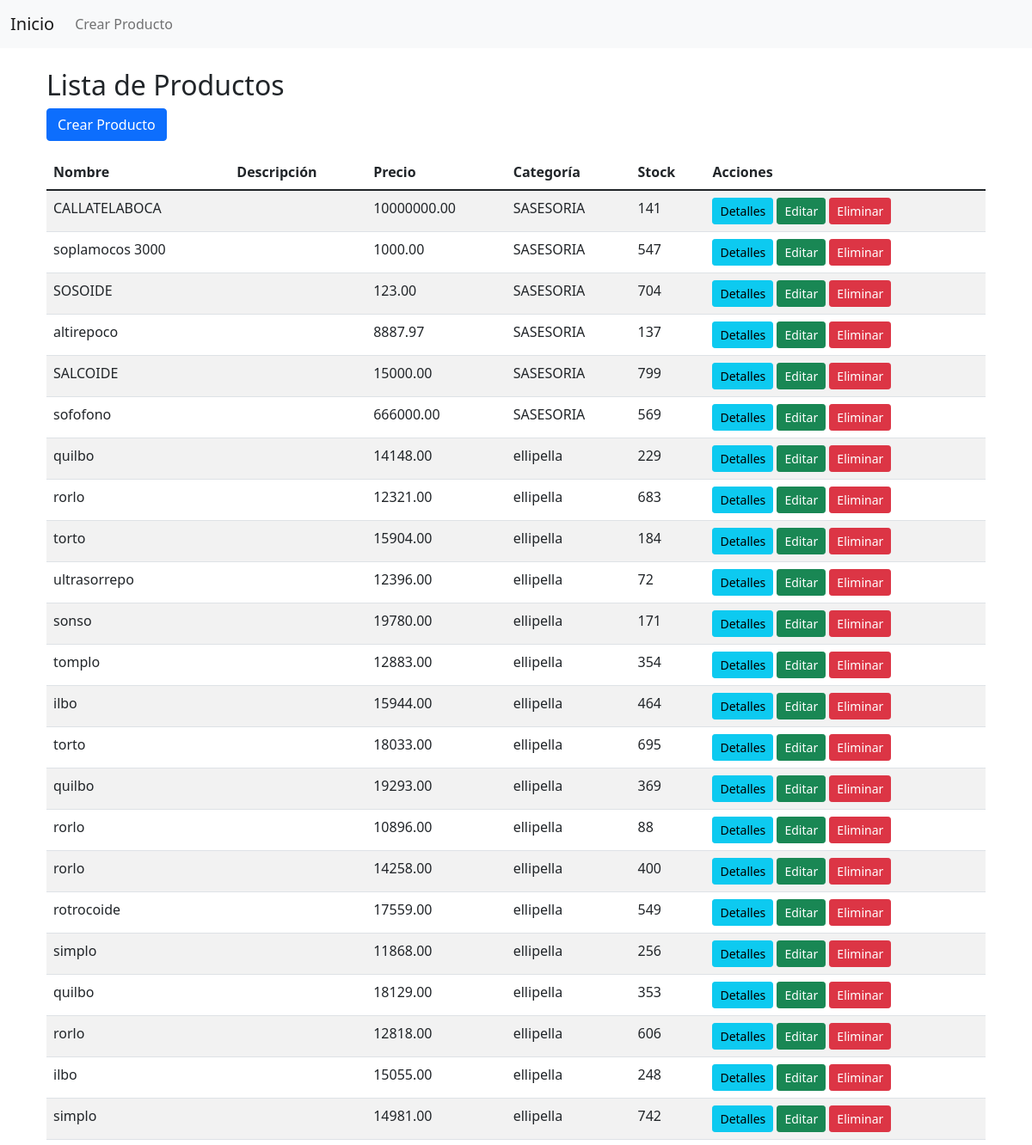
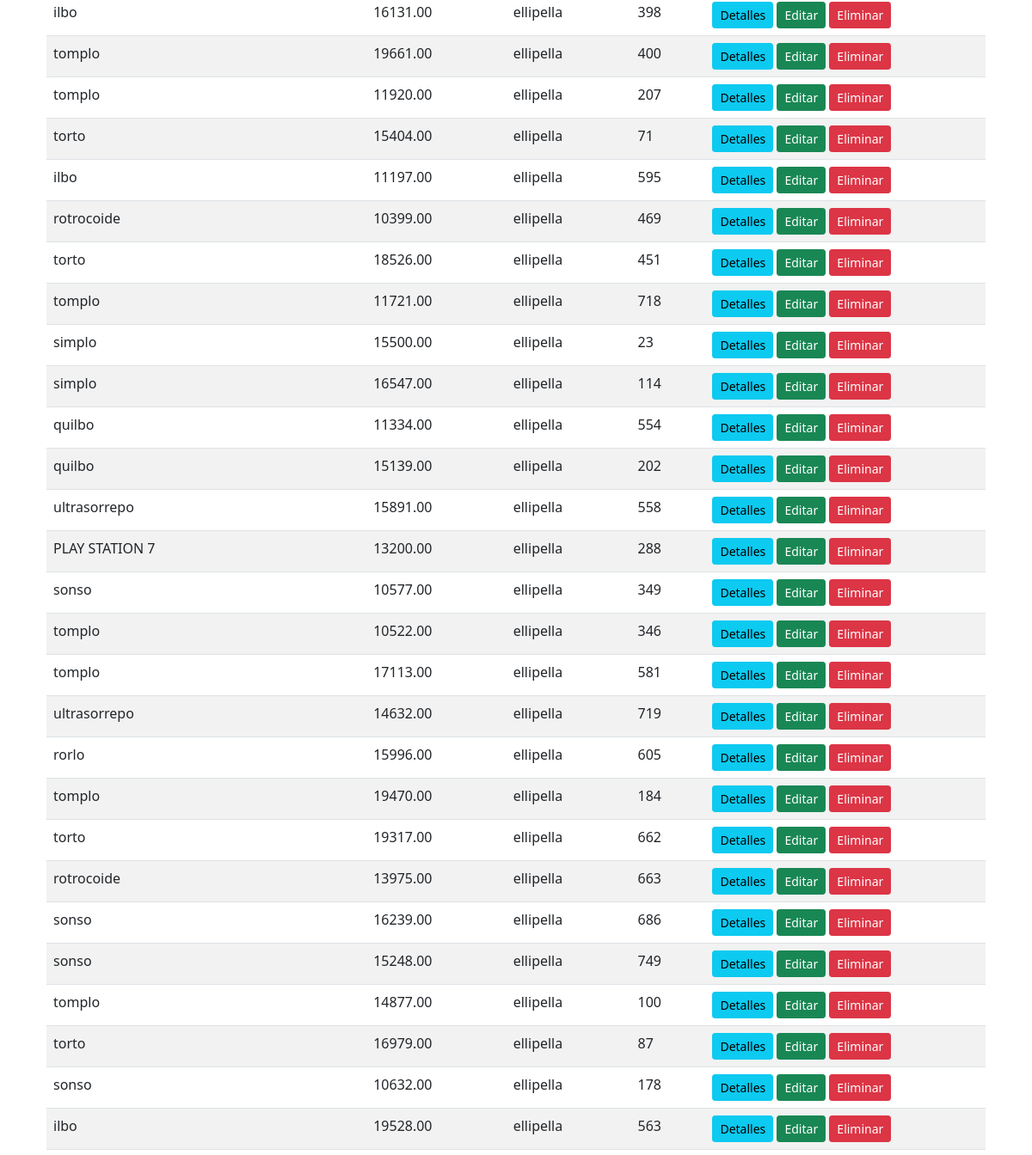
/products/ (upper part), run on an earlier commit of the app's database (2 pictures, top to bottom).
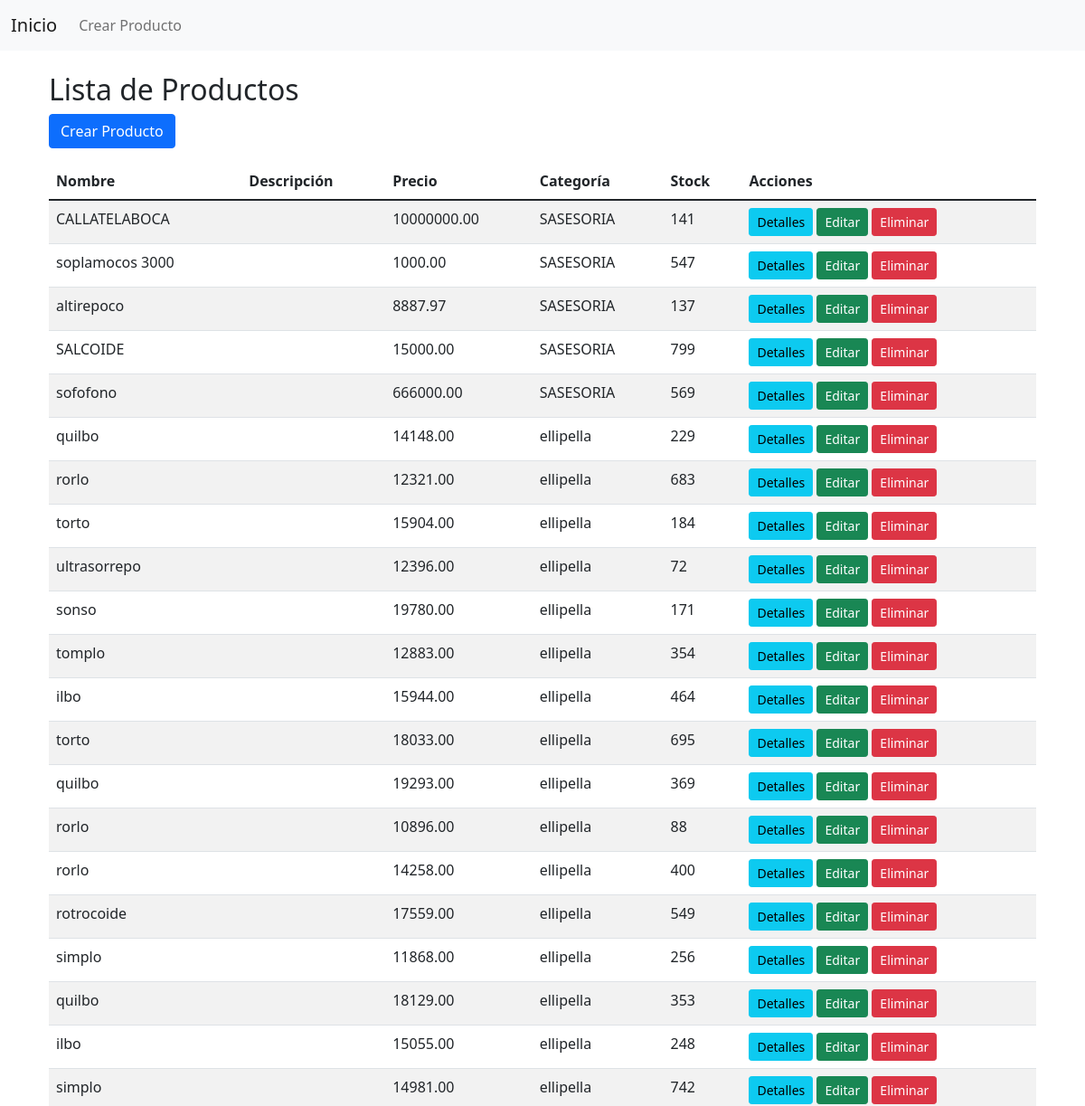
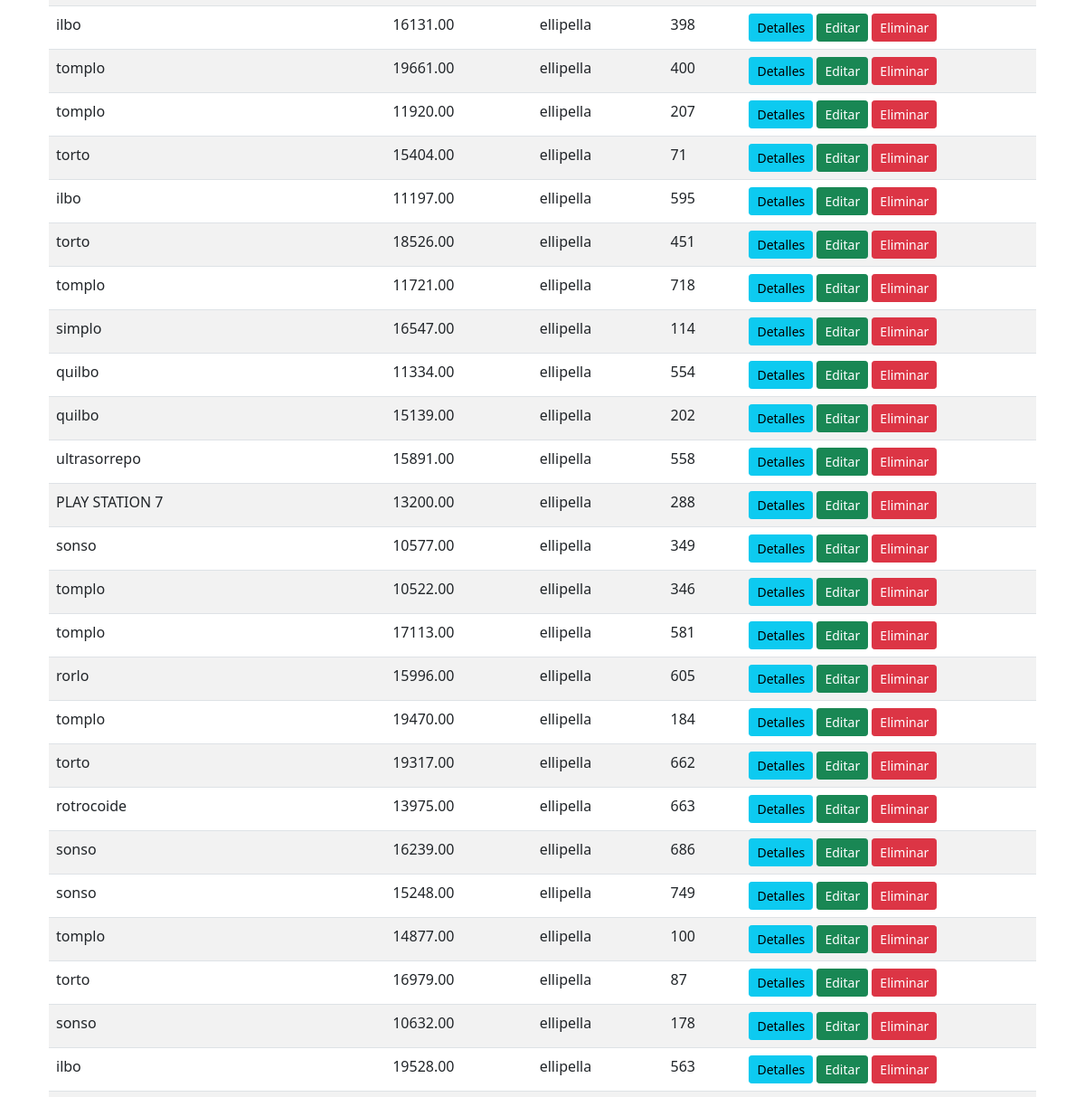
And on a later commit of the database (2 pictures, top to bottom).
### products/models.py (models this page shows, shortened)
class Product(models.Model):
    name = models.CharField(max_length=100)
    desc = models.TextField(null=True, blank=True)
    price = models.DecimalField(max_digits=10, decimal_places=2)
    stock = models.IntegerField(default=777, null=True)
    category = models.ForeignKey(
        Category, on_delete=models.SET_NULL, null=True, blank=True
    )

class Category(models.Model):
    name = models.CharField(max_length=150)

### products/views.py (the view)
def product_list(request):
    products = repo.get_all()
    return render(
        request,
        'products/list.html',
        dict(
            products = products
        )
    )

### products/repositories/product.py (called while the page is built)
    def get_all(self) -> List[Product]:
        return Product.objects.all()

### products/templates/products/list.html
{% extends "products/base.html" %}
{% block content %}
<div class="container mt-3">
    <h2>Lista de Productos</h2>
    <a href="{% url 'product_create' %}" class="btn btn-primary mb-3">Crear Producto</a>
    <table class="table table-striped">
        <thead>
            <tr>
                <th>Nombre</th>
                <th>Descripción</th>
                <th>Precio</th>
                <th>Categoría</th>
                <th>Stock</th>
                <th>Acciones</th>
            </tr>
        </thead>
        <tbody>
            {% for product in products %}
            <tr>
                <td>{{ product.name }}</td>
                <td>{{ product.description }}</td>
                <td>{{ product.price }}</td>
                <td>{{ product.category.name }}</td>
                <td>{{ product.stock }}</td>
                <td>
                    <a href="{% url 'product_detail' product.id %}" class="btn btn-info btn-sm">Detalles</a>
                    <a href="{% url 'product_update' product.id %}" class="btn btn-success btn-sm">Editar</a>
                    <a href="{% url 'product_delete' product.id %}" class="btn btn-danger btn-sm">Eliminar</a>
                </td>
            </tr>
            {% endfor %}
        </tbody>
    </table>
</div>
{% endblock %}

### products/templates/products/base.html (shortened to what this page needs)
<!DOCTYPE html>
<html lang="es">
<head>
    <link href="https://cdn.jsdelivr.net/npm/bootstrap@5.1.3/dist/css/bootstrap.min.css" rel="stylesheet">
</head>
<body>
    <nav class="navbar navbar-expand-lg navbar-light bg-light">
        <div class="container-fluid">
            <a class="navbar-brand" href="{% url 'product_list' %}">Inicio</a>
            <div class="collapse navbar-collapse" id="navbarNav">
                <ul class="navbar-nav">
                    <li class="nav-item">
                        <a class="nav-link" href="{% url 'product_create' %}">Crear Producto</a>
                    </li>
                </ul>
            </div>
        </div>
    </nav>
    <div class="container mt-4">
        {% block content %}
        {% endblock %}
    </div>
</body>
</html>

What changed in the data, as far as the page shows it:
removed Product: name "SOSOIDE", price "123.00", category.name "SASESORIA", stock "704"
removed Product: name "rorlo", price "12818.00", category.name "ellipella", stock "606"
removed Product: name "rotrocoide", price "10399.00", category.name "ellipella", stock "469"
removed Product: name "simplo", price "15500.00", category.name "ellipella", stock "23"
removed Product: name "ultrasorrepo", price "14632.00", category.name "ellipella", stock "719"
